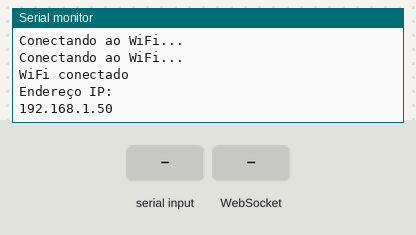
Recording of a sketch running on a simulated ESP8266 (NodeMCU). On the bench: the last lines printed to the serial monitor. The test bench sets the inputs (shaded band). WiFi joins after 1.5 s; servers stay silent unless stated.

Above: at 3.2 s.
3.3 s: "90,45\n" received over the second serial link
At 4.5 s:
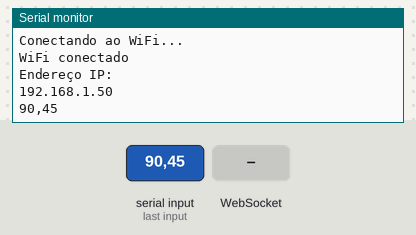
4.8 s: WebSocket text "0" received
At 5.9 s:
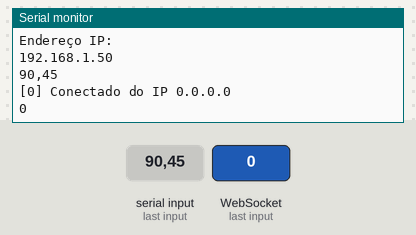
6.3 s: "30,150\n" received over the second serial link
At 7.0 s:
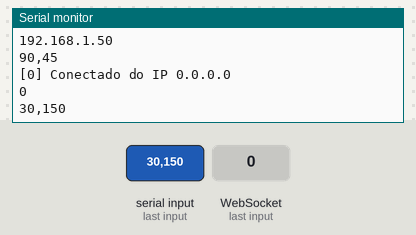
7.8 s: WebSocket text "5" received
At 8.2 s:
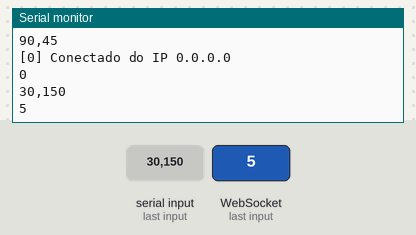

Measured:
- after the input at 3.3 s, the serial monitor: prints a new line at once (image 1)
- after the input at 4.8 s, the serial monitor: prints a new line at once (image 2)
- after the input at 6.3 s, the serial monitor: prints a new line at once (image 3)
- after the input at 7.8 s, the serial monitor: prints a new line at once (image 4)

The sketch:

Arduino-Wifi-Controller3_xabraudiraudau.ino
```cpp
#include <ESP8266WiFi.h>
#include <WebSocketsServer.h>
#include <SoftwareSerial.h>

SoftwareSerial mySerial(D3, D4); // RX, TX
const char* ssid = "ZTE_F14_2.4G";
const char* password = "10943104";
const int webSocketPort = 80;

WiFiServer server(webSocketPort);
WebSocketsServer webSocketServer = WebSocketsServer(webSocketPort);

void webSocketEvent(uint8_t num, WStype_t type, uint8_t* payload, size_t length) {
  switch (type) {
    case WStype_DISCONNECTED:
      Serial.printf("[%u] Desconectado!\n", num);
      break;
    case WStype_CONNECTED:
      {
        IPAddress ip = webSocketServer.remoteIP(num);
        Serial.printf("[%u] Conectado do IP %d.%d.%d.%d\n", num, ip[0], ip[1], ip[2], ip[3]);
      }
      break;
    case WStype_TEXT:
      {
        String receivedMessage;
        receivedMessage.reserve(length);  // Reserve memory for the string
        receivedMessage = String((char*)payload);  // Convert the payload to a string

        // Verifique se a mensagem recebida pode ser convertida em um número inteiro
        if (receivedMessage.toInt() != 0 || receivedMessage == "0") {
          Serial.printf("%s\n", receivedMessage.c_str());
          delay(10);
          mySerial.printf("%s\n", receivedMessage.c_str());

          // Envie uma resposta de volta para o cliente com a mensagem original
          String responseMessage = receivedMessage;
          webSocketServer.sendTXT(num, responseMessage);
        }
      }
      break;
  }
}

void setup() {
  Serial.begin(38400);
  mySerial.begin(38400);

  // Conectar-se à rede WiFi
  WiFi.begin(ssid, password);
  while (WiFi.status() != WL_CONNECTED) {
    delay(1000);
    Serial.println("Conectando ao WiFi...");
  }

  Serial.println("");
  Serial.println("WiFi conectado");
  Serial.println("Endereço IP: ");
  Serial.println(WiFi.localIP());

  // Inicializar o servidor WebSocket
  webSocketServer.begin();
  webSocketServer.onEvent(webSocketEvent);
}

void loop() {
  // Aguarde uma nova conexão do cliente
  webSocketServer.loop();

  // Verifique se há dados disponíveis no dispositivo serial
  while (mySerial.available()) {
    int receivedByte = mySerial.read();
    Serial.write(receivedByte); // Exibe o byte recebido no monitor serial
  }
}
```
